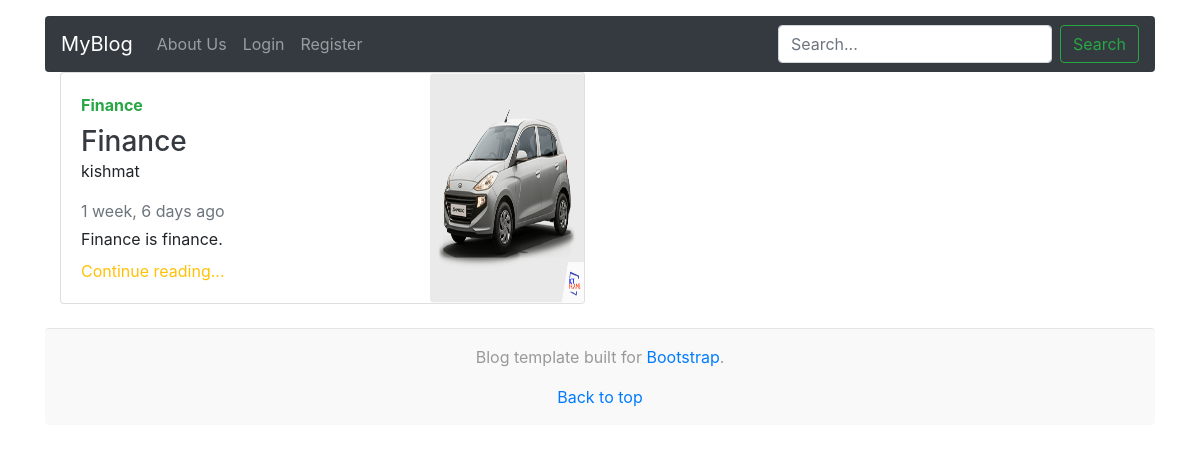
The page /post-detail/Finance on the database its author committed.
### post/models.py (models this page shows, shortened)
class BlogPost(models.Model):
    title = models.CharField(max_length=254, unique=True)
    author = models.ForeignKey(User, on_delete=models.CASCADE)
    category = models.ForeignKey(Category, on_delete=models.CASCADE)
    content = models.TextField()
    image = models.ImageField(upload_to="posts/")
    created_at = models.DateTimeField(auto_now_add=True)
    is_active = models.BooleanField(default=True)
    is_featured = models.BooleanField(default=False)
    @property
    def image_url(self):
        return self.image.url

class Category(models.Model):
    name = models.CharField(max_length=50, unique=True)
    is_active = models.BooleanField(default=True)
    def __str__(self):
        return self.name

### post/views.py (the view)
# urls.py: path('post-detail/<str:pk>',post_details,name='post-detail'),
def post_details(request,pk):
    post = BlogPost.objects.get(title=pk)
    context = {
        'post':post,
    }
    return render(request,'post/detail.html',context)

### post/templates/post/detail.html (shortened to what this page needs)
{% extends 'post/base.html' %}
{% load humanize %}
{% block body %}
<div class="container">
        <div class="col-md-6">
            <div class="card flex-md-row mb-4 box-shadow h-md-250">
                <div class="row">
                    <div class="col-lg-8 col-md-12 col-sm-12">
                        <div class="card-body d-flex flex-column align-items-start">
                            <strong class="d-inline-block mb-2 text-success">{{post.category}}</strong>
                            <h3 class="mb-0">
                                <a class="text-dark" href="/post/this-post-if-from-nother-user">
                                    {{post.title}}
                                </a>
                            </h3>
                            <p>{{post.author}}</p>
                            <div class="mb-1 text-muted">{{post.created_at|naturaltime}}</div>
                            <p class="card-text mb-auto">{{post.content}}</p>
                            <a href="/post/this-post-if-from-nother-user" class="mt-2 text-warning">Continue
                                reading...</a>
                        </div>
                    </div>
                    <div class="col-lg-4 col-md-12 col-sm-12">
                        <img class="img-fluid rounded h-100 w-100" src="{{post.image_url}}" alt="this post if from nother user">
                    </div>
                </div>
        </div>
    </div>
</div>
{% endblock body %}

### post/templates/post/base.html (style rules this page uses)
body { overflow-x: hidden; }

### rows shown on the page
BlogPost: category "Finance", title "Finance", author "kishmat", created_at "1 week, 6 days ago", content "Finance is finance.", image_url (picture)
